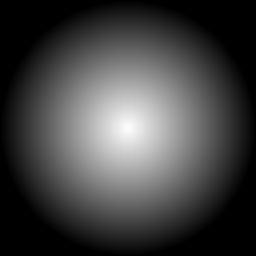
#> input picture 01.traditional_image_classification/radial_gradient.png, 256 x 256 px
$ jupyter execute image_processing.ipynb
#> lines starting #> are read from the running program, lines starting #| are printed output that depends on the picture; after the words box and inside, x2 and y2 are one past the last pixel; in counts of white or black regions, pixels touching at a corner belong together
### Image Threshold
cv2.threshold(src,tresh,maxval,type) = retval, dst

Parameter:
- src: input image로 single-channel image (grayscale을 사용)
- thresh: 임계값
- maxval: 임계값을 넘었을 때 적용할 value (흑백의 경우 255)
- type: thresholding type

Thresholding Type:
- *cv2.THRESH_BINARY*
- *cv2.THRESH_BINARY_INV*
- *cv2.THRESH_BINARY_TRUNC*
- *cv2.THRESH_BINARY_TOZERO*
- *cv2.THRESH_BINARY_TOZERO_INV*

[cell 1]
from __future__ import print_function

import cv2
import numpy as np
from matplotlib import pyplot as plt
import matplotlib as mpl

mpl.rcParams['figure.figsize'] = (10,10)

img = cv2.imread('radial_gradient.png',0)
#> img is the input picture: shape (256, 256); min 0, max 254, mean 66.6
#img = cv2.imread('len_top.jpg',0)
treshold = 100
ret,thresh1 = cv2.threshold(img,treshold,255,cv2.THRESH_BINARY)
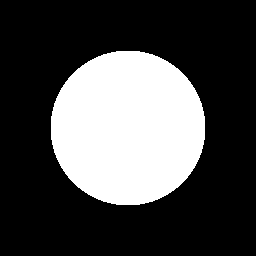
#> thresh1: shape (256, 256); 28.7% white; 1 white region, box (x1, y1, x2, y2) and area: (51, 51, 205, 205) 18828
#> ret = 100
ret,thresh2 = cv2.threshold(img,treshold,255,cv2.THRESH_BINARY_INV)
ret,thresh3 = cv2.threshold(img,treshold,255,cv2.THRESH_TRUNC)
ret,thresh4 = cv2.threshold(img,treshold,255,cv2.THRESH_TOZERO)
ret,thresh5 = cv2.threshold(img,treshold,255,cv2.THRESH_TOZERO_INV)

titles = ['Original Image','BINARY','BINARY_INV','TRUNC','TOZERO','TOZERO_INV']
images = [img, thresh1, thresh2, thresh3, thresh4, thresh5]

for i in xrange(6):
    plt.subplot(2,3,i+1),plt.imshow(images[i],'gray')
    plt.title(titles[i])
    plt.xticks([]),plt.yticks([])

plt.show()

### Adaptive Threshold
cv2.adaptiveThreshold(src, maxValue, adaptiveMethod, thresholdType, blockSize, C) = dst

Parameters:
- src: grayscale image
- maxValue: 임계값을 넘었을 때 적용할 value
- adaptiveMethod: threshold value를 찾기 위해 계산하는 방법
- thresholdType: threshold type
- blockSize: thresholding을 적용할 영역 크기
- C: Mean이나 gaussian mean에서 차감할 값

AdaptiveMethod:
- *cv2.ADAPTIVE_THRESH_MEAN_C*: block size 내의 각 픽셀 값의 평균을 threshold로 사용
- *cv2.ADAPTIVE_THRESH_GAUSSIAN_C*: block size에 맞게 gaussian filter를 생성해 wegited sum을 threshold로 사용

[cell 2]
img = cv2.imread('coffe.jpg',0)
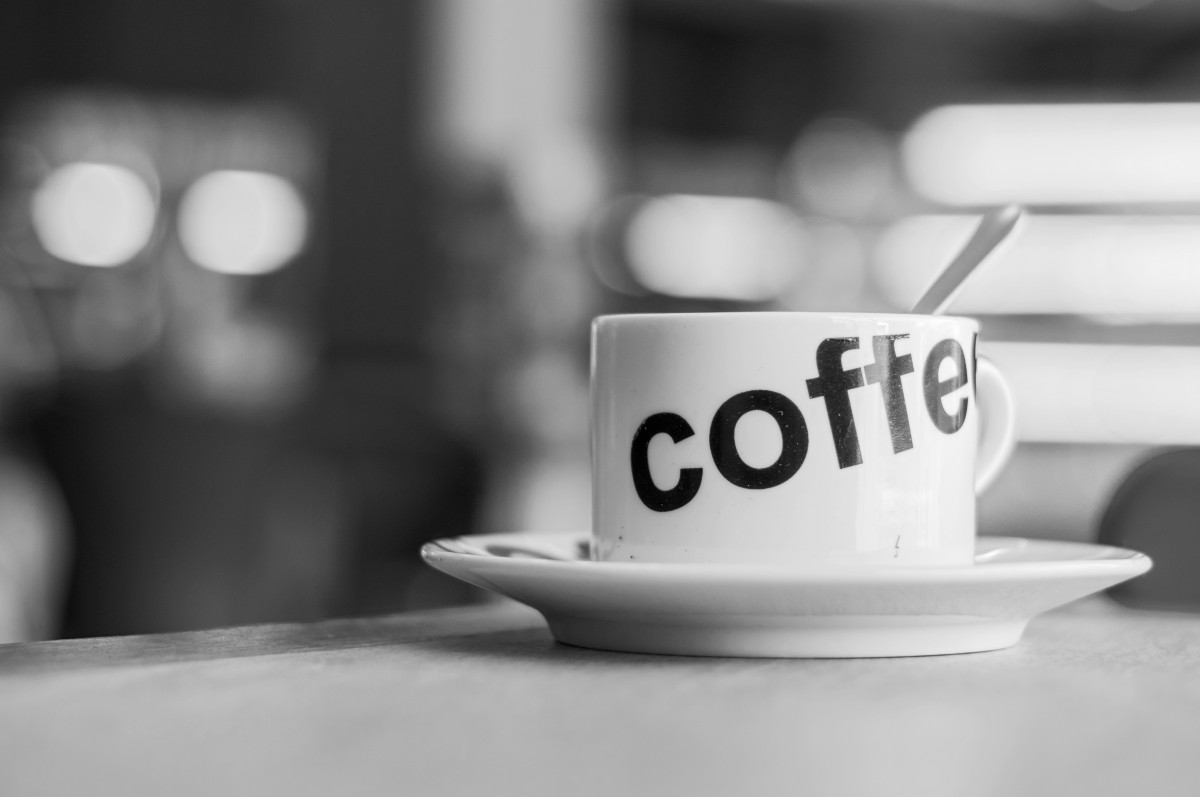
#> input picture 01.traditional_image_classification/coffe.jpg, 1200 x 797 px
#> img is the input picture: shape (797, 1200); min 0, max 255, mean 132.8
img = cv2.medianBlur(img,5)

ret,th1 = cv2.threshold(img,treshold,255,cv2.THRESH_BINARY)
#> th1: shape (797, 1200); 61.3% white; 18 black regions (1 under 20 px), largest, box (x1, y1, x2, y2) and area: (0, 0, 776, 664) 259833, (598, 0, 1200, 195) 79895, (1090, 448, 1200, 612) 12469
th2 = cv2.adaptiveThreshold(img,255,cv2.ADAPTIVE_THRESH_MEAN_C,\
            cv2.THRESH_BINARY,15,2)
#> th2: shape (797, 1200); 87.7% white; 1899 black regions (1693 under 20 px), largest, box (x1, y1, x2, y2) and area: (0, 440, 1200, 676) 22506, (575, 92, 1200, 392) 19577, (22, 447, 585, 642) 7987
th3 = cv2.adaptiveThreshold(img,255,cv2.ADAPTIVE_THRESH_GAUSSIAN_C,\
            cv2.THRESH_BINARY,15,2)
#> th3: shape (797, 1200); 92.9% white; 1511 black regions (1383 under 20 px), largest, box (x1, y1, x2, y2) and area: (411, 441, 1200, 666) 10312, (582, 199, 1200, 392) 8274, (936, 294, 1200, 491) 3907

titles = ['Original Image', 'Global Thresholding (v = 100)',
            'Adaptive Mean Thresholding', 'Adaptive Gaussian Thresholding']
images = [img, th1, th2, th3]

for i in xrange(4):
    plt.subplot(2,2,i+1),plt.imshow(images[i],'gray')
    plt.title(titles[i])
    plt.xticks([]),plt.yticks([])
plt.show()

### Otsu Thresholing
cv2.threshold(src, thresh, maxval, type) = retval, dst

in type:
- *cv2.THRESH_BINARY + cv2.THRESH_OTSU*
- *cv2.THRESH_BINARY_INV + cv2.THRESH_OTSU*
- *cv2.THRESH_BINARY_TRUNC + cv2.THRESH_OTSU*
- *cv2.THRESH_BINARY_TOZERO + cv2.THRESH_OTSU*
- *cv2.THRESH_BINARY_TOZERO_INV + cv2.THRESH_OTSU*

[cell 3]
img = cv2.imread('noise.png',0)
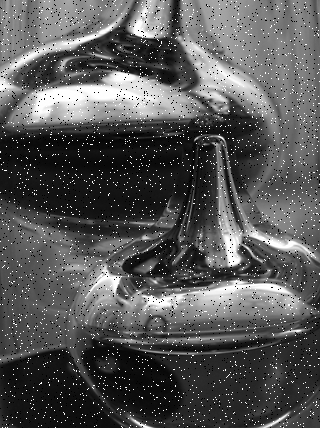
#> input picture 01.traditional_image_classification/noise.png, 320 x 428 px
#> img is the input picture: shape (428, 320); min 0, max 255, mean 86.8

# global thresholding
ret1, th1 = cv2.threshold(img, 127, 255, cv2.THRESH_BINARY)
#> th1: shape (428, 320); 25% white; 2256 white regions (2227 under 20 px), largest, box (x1, y1, x2, y2) and area: (175, 0, 290, 134) 8013, (10, 71, 204, 125) 6317, (61, 261, 305, 324) 6138

# Otsu's thresholding
ret2, th2 = cv2.threshold(img, 0, 255, cv2.THRESH_BINARY+cv2.THRESH_OTSU)
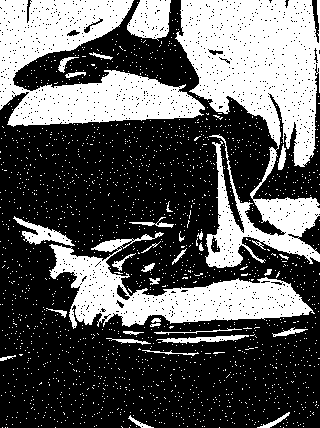
#> th2: shape (428, 320); 36.6% white; 1851 white regions (1818 under 20 px), largest, box (x1, y1, x2, y2) and area: (175, 0, 320, 268) 20737, (0, 0, 205, 127) 13411, (49, 232, 315, 329) 9515
#> ret2 = 102

# Otsu's thresholding after median filtering
blur = cv2.medianBlur(img,5)
ret3, th3 = cv2.threshold(blur, 0, 255, cv2.THRESH_BINARY+cv2.THRESH_OTSU)
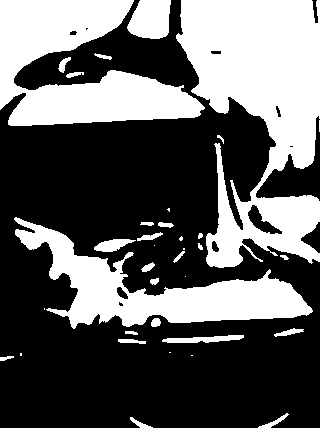
#> th3: shape (428, 320); 37.6% white; 36 white regions (10 under 20 px), largest, box (x1, y1, x2, y2) and area: (176, 0, 320, 268) 22801, (0, 0, 205, 126) 14051, (14, 217, 313, 329) 11153
#> ret3 = 97

# plot all the images and their histograms
images = [img, 0, th1, img, 0, th2, blur, 0, th3]

titles = ['Original Noisy Image','Histogram','Global Thresholding (v=127)', 'Original Noisy Image','Histogram',"Otsu's Thresholding", 'Median filtered Image','Histogram',"Otsu's Thresholding"]

for i in xrange(3):
	plt.subplot(3,3,i*3+1),plt.imshow(images[i*3],'gray')
	plt.title(titles[i*3]), plt.xticks([]), plt.yticks([])
	plt.subplot(3,3,i*3+2),plt.hist(images[i*3].ravel(),256)
	plt.title(titles[i*3+1]), plt.xticks([]), plt.yticks([])
	plt.subplot(3,3,i*3+3),plt.imshow(images[i*3+2],'gray')
	plt.title(titles[i*3+2]), plt.xticks([]), plt.yticks([])

plt.show()
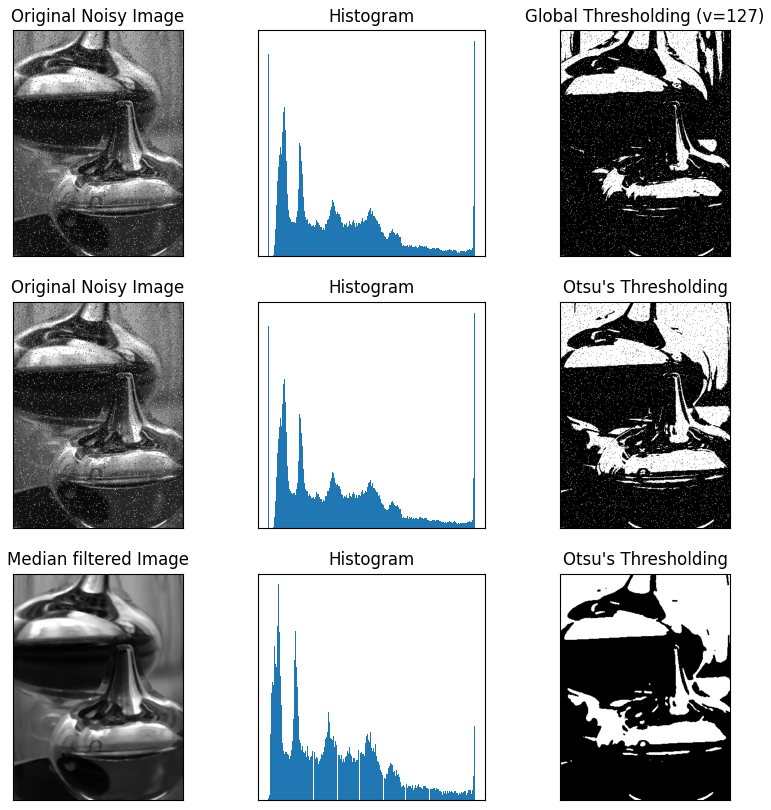
#> figure drawn by matplotlib, 9 panels

print (ret1, ret2, ret3)
#| 127.0 102.0 97.0

### Image Smoothing
cv2.blur(src,ksize) = dst

Parameters:
- src: input image
- ksize: kernel size (ex: (3,3))

cv2.GaussianBlur(img, ksize, sigmaX) = dst

Parameters:
- img: input image
- ksize: kernel size (ex: (3x3))
- sigmaX: Gaussian kernel standard deviation in X direction

cv2.medianBlur(src, ksize) = dst

Parameters:
- src: input image
- ksize: odd number larger than 1

[cell 4]
import cv2
import numpy as np
from matplotlib import pyplot as plt

img = cv2.imread('UniformNoise.jpg')
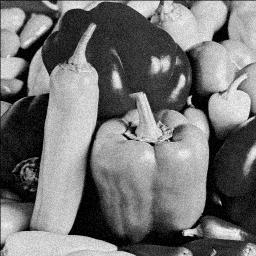
#> input picture 01.traditional_image_classification/UniformNoise.jpg, 256 x 256 px
#> img is the input picture: shape (256, 256, 3); min 0, max 254, mean 115.9

averaging_blur = cv2.blur(img,(5,5))
gaussian_blur = cv2.GaussianBlur(img,(5,5),0)
median_blur = cv2.medianBlur(img,5)

print("UniformNoise")
plt.subplot(221),plt.imshow(img),plt.title('Original')
plt.xticks([]), plt.yticks([])
plt.subplot(222),plt.imshow(averaging_blur),plt.title('Averaging Blurred')
plt.xticks([]), plt.yticks([])
plt.subplot(223),plt.imshow(gaussian_blur),plt.title('Gaussian Blurred')
plt.xticks([]), plt.yticks([])
plt.subplot(224),plt.imshow(median_blur),plt.title('Median Blurred')
plt.xticks([]), plt.yticks([])
plt.show()

img = cv2.imread('GaussianNoise.jpg')
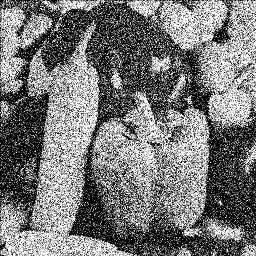
#> input picture 01.traditional_image_classification/GaussianNoise.jpg, 256 x 256 px
#> img is the input picture: shape (256, 256, 3); min 0, max 255, mean 119.9

averaging_blur = cv2.blur(img,(5,5))
gaussian_blur = cv2.GaussianBlur(img,(5,5),0)
median_blur = cv2.medianBlur(img,5)

print("GaussianNoise")
plt.subplot(221),plt.imshow(img),plt.title('Original')
plt.xticks([]), plt.yticks([])
plt.subplot(222),plt.imshow(averaging_blur),plt.title('Averaging Blurred')
plt.xticks([]), plt.yticks([])
plt.subplot(223),plt.imshow(gaussian_blur),plt.title('Gaussian Blurred')
plt.xticks([]), plt.yticks([])
plt.subplot(224),plt.imshow(median_blur),plt.title('Median Blurred')
plt.xticks([]), plt.yticks([])
plt.show()

img = cv2.imread('SaltAndPepperNoise.jpg')
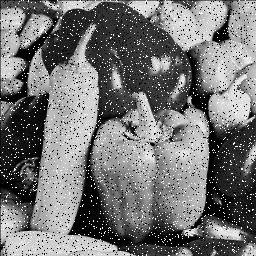
#> input picture 01.traditional_image_classification/SaltAndPepperNoise.jpg, 256 x 256 px
#> img is the input picture: shape (256, 256, 3); min 0, max 255, mean 117

averaging_blur = cv2.blur(img,(5,5))
gaussian_blur = cv2.GaussianBlur(img,(5,5),0)
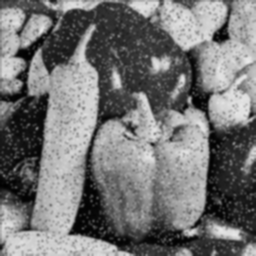
#> gaussian_blur: shape (256, 256, 3); min 0, max 234, mean 117.1
median_blur = cv2.medianBlur(img,5)

print("SaltAndPepperNoise")
plt.subplot(221),plt.imshow(img),plt.title('Original')
plt.xticks([]), plt.yticks([])
plt.subplot(222),plt.imshow(averaging_blur),plt.title('Averaging Blurred')
plt.xticks([]), plt.yticks([])
plt.subplot(223),plt.imshow(gaussian_blur),plt.title('Gaussian Blurred')
plt.xticks([]), plt.yticks([])
plt.subplot(224),plt.imshow(median_blur),plt.title('Median Blurred')
plt.xticks([]), plt.yticks([])
plt.show()
